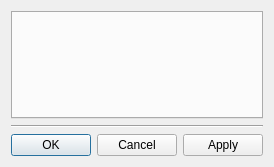
<?xml version="1.0" encoding="UTF-8"?>
<ui version="4.0">
 <class>UserSettingsDialog</class>
 <widget class="QDialog" name="UserSettingsDialog">
  <property name="geometry">
   <rect>
    <x>0</x>
    <y>0</y>
    <width>255</width>
    <height>167</height>
   </rect>
  </property>
  <layout class="QVBoxLayout" name="verticalLayout">
   <item>
    <widget class="QTabWidget" name="tabWidget"/>
   </item>
   <item>
    <widget class="Line" name="line">
     <property name="orientation">
      <enum>Qt::Horizontal</enum>
     </property>
    </widget>
   </item>
   <item>
    <widget class="QDialogButtonBox" name="buttonBox">
     <property name="orientation">
      <enum>Qt::Horizontal</enum>
     </property>
     <property name="standardButtons">
      <set>QDialogButtonBox::Apply|QDialogButtonBox::Cancel|QDialogButtonBox::Ok</set>
     </property>
    </widget>
   </item>
  </layout>
 </widget>
 <resources/>
 <connections/>
</ui>
